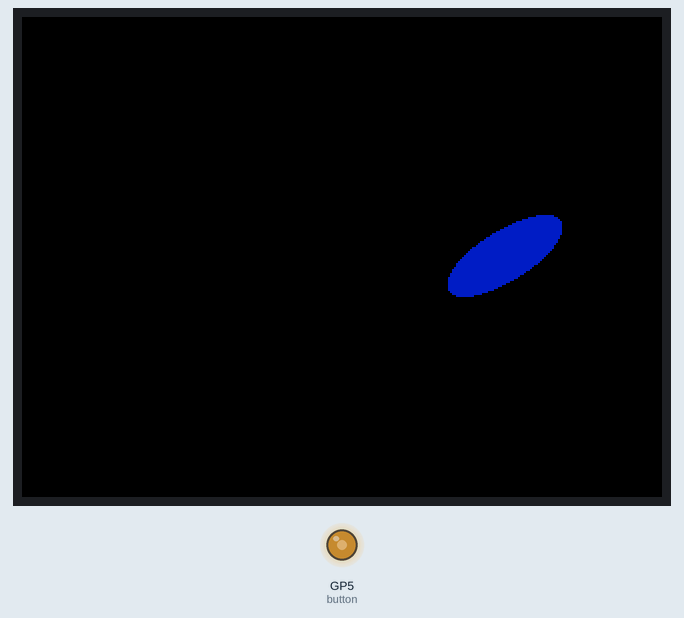
A program run on a simulated Raspberry Pi Pico running MicroPython. Shown: 320×240 colour display, output pins drawn as LEDs (lit = HIGH). Library files of the repository ran but are not shown: lcd.py; pins used as bus, display or sensor lines are not drawn; what the program prints to the serial console is not drawn.

Above: at 0.6 s.

The program:

with_button.py
```python
from lcd import ST7789, color565
from machine import Pin
import time

display = None
button = Pin(5, Pin.IN, Pin.PULL_UP)
korábban_lenyomva = False

háttér = color565(0, 0, 0) # r,g,b: 0...255
ecset = color565(255, 0, 0) # r,g,b: 0...255

x = 40

try:
    display = ST7789()
    display.fill(háttér)
    display.ellipse(x, 120, 20, 20, ecset, True)
    display.show()
    print("running...")
    while True:
        lenyomva = (button.value() == 0)
        if lenyomva and not korábban_lenyomva:
            display.fill(háttér)
            x = (x + 20) % 280
            display.ellipse(x, 120, 20, 20, ecset, True)
            display.show()

        korábban_lenyomva = lenyomva
        time.sleep(0.05)
        print(f"x: {x}")

except KeyboardInterrupt:
    print("stopping...")

if display != None:
    display.deinit()

print("stopped")
```
